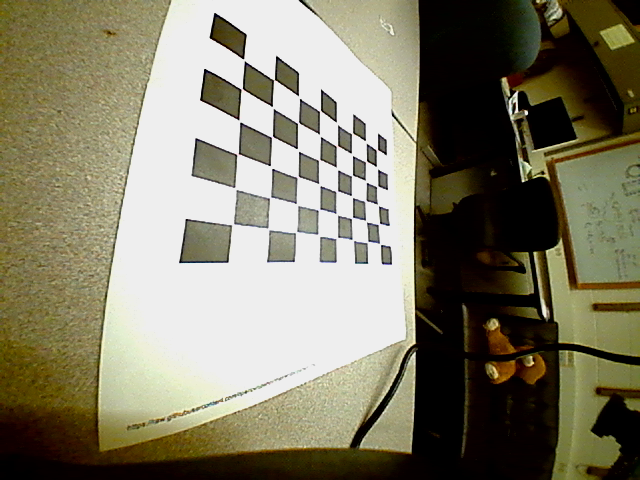
#> input picture LEFT/left0.png, 640 x 480 px; its folder holds only this picture in this run
$ python cb_calib.py
#> lines starting #> are read from the running program, lines starting #| are printed output that depends on the picture; after the words box and inside, x2 and y2 are one past the last pixel; in counts of white or black regions, pixels touching at a corner belong together; long printed decimals are rounded
import numpy as np
import cv2
from glob import glob

CB_SZ = (8,6)

# termination criteria
crit = (cv2.TERM_CRITERIA_EPS | cv2.TERM_CRITERIA_MAX_ITER, 30, 0.001)

objp = np.zeros((CB_SZ[0]*CB_SZ[1], 3), np.float32)
objp[:,:2] = np.mgrid[0:CB_SZ[0], 0:CB_SZ[1]].T.reshape(-1, 2)

objpts = []
imgpts = []

pics = glob('LEFT/*.png')

for pic in pics:
    img = cv2.imread(pic)
#> img is the input picture: shape (480, 640, 3); mean B, G, R 103.1, 124.3, 128.5
    gray = cv2.cvtColor(img, cv2.COLOR_BGR2GRAY)
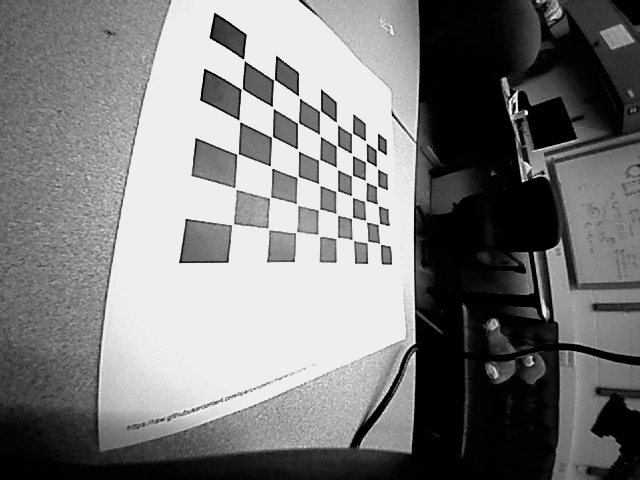
#> gray: shape (480, 640); min 0, max 238, mean 123.1

    ret, corners = cv2.findChessboardCorners(gray, CB_SZ, None)
#> ret = True; corners = 48 rows, first 8: [243.4, 59.19], [274, 79.77], [299.7, 98.32], [320.3, 110.6], [336.3, 121.9], [352.3, 133.2], [365.3, 140.6], [376.9, 149.8]
    if not ret: continue

    objpts.append(objp)
    corners2 = cv2.cornerSubPix(gray, corners, (11,11), (-1,-1), crit)
#> corners2 = 48 rows, first 8: [243.9, 60.04], [274.1, 79.76], [299, 97.21], [320.2, 110.8], [336.8, 123.4], [352.3, 133.2], [373.4, 144.3], [376.8, 148.9]
    imgpts.append(corners2)
    cv2.drawChessboardCorners(img, CB_SZ, corners2, ret)
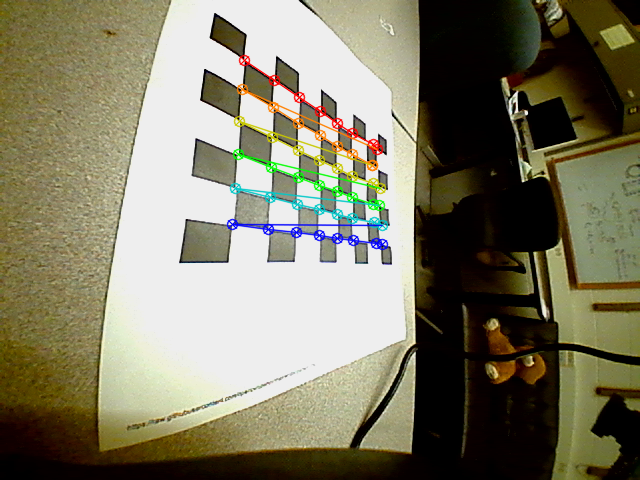
#> img: shape (480, 640, 3); 2.65% of pixels changed, all inside (x1, y1, x2, y2) = (226, 54, 389, 251)
    cv2.imshow('cb', img)
    cv2.waitKey(500)


cv2.destroyAllWindows()

# print(objpts, len(objpts))
# print(imgpts, len(imgpts))

ret, mtx, dist, rvecs, tvecs = cv2.calibrateCamera(objpts, imgpts, gray.shape[::-1], None, None)
#> ret = 2.49; mtx = [[261.6, 0, 291.5], [0, 211.8, 200.9], [0, 0, 1]]; dist = [[0.929, -4.29, -0.0682, -0.00531, 5.83]]; rvecs = ([-0.278, -0.789, 0.141],); tvecs = ([-1.16, -4.15, 7.3],)

print(mtx, dist)
#| [[261.563   0.         291.455]
#|  [  0.         211.831 200.910]
#|  [  0.           0.           1.        ]] [[ 9.28661303e-01 -4.28954691e+00 -6.82344498e-02 -5.31329904e-03
#|    5.83166537e+00]]

for pic in pics:
    test_image = cv2.imread(pic)
    h,w = test_image.shape[:2]
#> h = 480; w = 640
    newmtx, roi = cv2.getOptimalNewCameraMatrix(mtx,dist,(w,h),1,(w,h))
#> newmtx = [[2099.5, 0, 389.2], [0, 887.6, 403], [0, 0, 1]]; roi = (366, 396, 40, 15)
    print(newmtx)
#| [[2.09947496e+03 0.00000000e+00 3.89176014e+02]
#|  [0.00000000e+00 8.87621688e+02 4.03010074e+02]
#|  [0.00000000e+00 0.00000000e+00 1.00000000e+00]]
    dst = cv2.undistort(test_image, mtx, dist) #, None, newmtx)
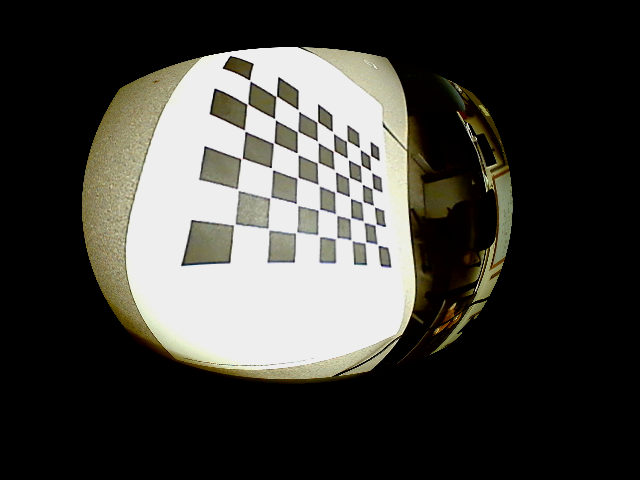
#> dst: shape (480, 640, 3); mean B, G, R 59.2, 64.1, 65
    cv2.imwrite(pic[:-4] + '_UD.jpg', dst)
np.savetxt('LEFT/K.txt', mtx)
np.savetxt('LEFT/N.txt', newmtx)

$ run again, on LEFT/left12.png
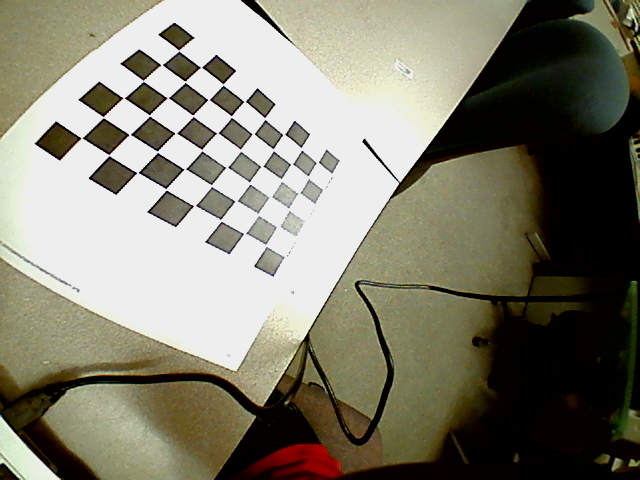
#> input picture LEFT/left12.png, 640 x 480 px
#> img is the input picture: shape (480, 640, 3); mean B, G, R 110.9, 126.6, 129.4
#> `gray = cv2.cvtColor(img, cv2.COLOR_BGR2GRAY)`:
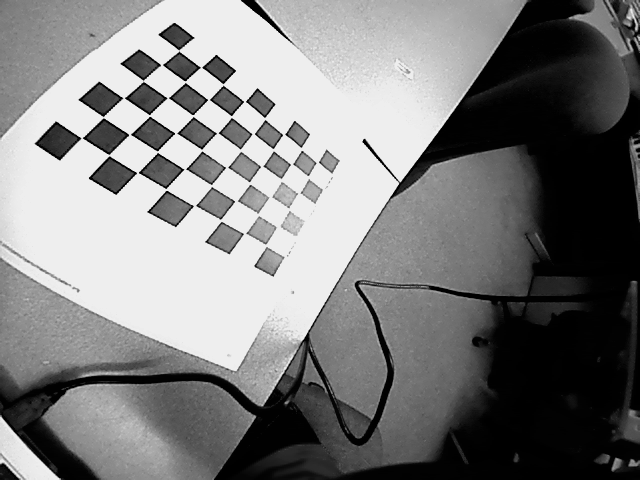
#> gray: shape (480, 640); min 0, max 238, mean 125.6
#> `ret, corners = cv2.findChessboardCorners(gray, CB_SZ, None)`: ret = True; corners = 48 rows, first 8: [178.7, 50.66], [201.1, 66.79], [223, 84.49], [244.5, 100.9], [264.6, 118.3], [283.7, 134.7], [301.2, 149.1], [317.8, 162.1]
#> corners2 = 48 rows, first 8: [178.9, 50.51], [201, 67.23], [223.1, 84.44], [244.6, 101.4], [264.8, 118.5], [283.7, 134.3], [301.4, 148.6], [317.5, 162]
#> img: shape (480, 640, 3); 2.98% of pixels changed, all inside (x1, y1, x2, y2) = (76, 45, 325, 252)
#> `ret, mtx, dist, rvecs, tvecs = cv2.calibrateCamera(objpts, imgpts, gra..`: ret = 0.278; mtx = [[177.8, 0, 318.9], [0, 180, 231.4], [0, 0, 1]]; dist = [[0.209, -0.164, -0.00194, 0.00189, 0.0346]]; rvecs = ([-0.234, -0.34, 0.531],); tvecs = ([-5.74, -7.28, 7.74],)
#| [[177.832   0.         318.936]
#|  [  0.         179.957 231.369]
#|  [  0.           0.           1.        ]] [[ 0.2093 -0.1641 -0.001941  0.00189  0.03455]]
#> newmtx = [[190.4, 0, 320.8], [0, 185.9, 230.1], [0, 0, 1]]; roi = (146, 98, 351, 263)
#| [[190.411   0.         320.756]
#|  [  0.         185.885 230.076]
#|  [  0.           0.           1.        ]]
#> `dst = cv2.undistort(test_image, mtx, dist)`:
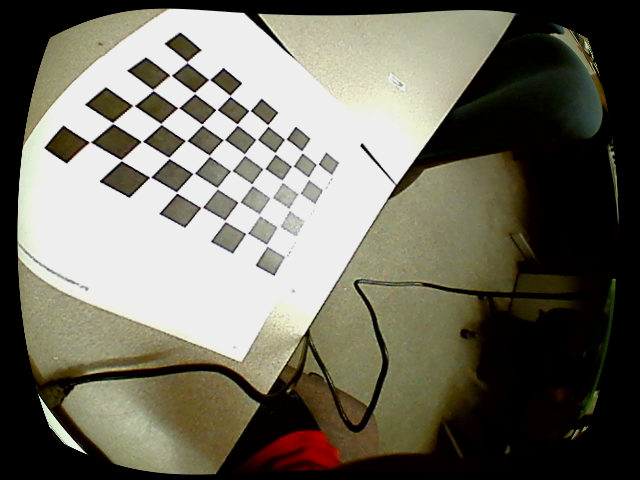
#> dst: shape (480, 640, 3); mean B, G, R 96.1, 108.9, 111.6

$ run again, on LEFT/left13.png
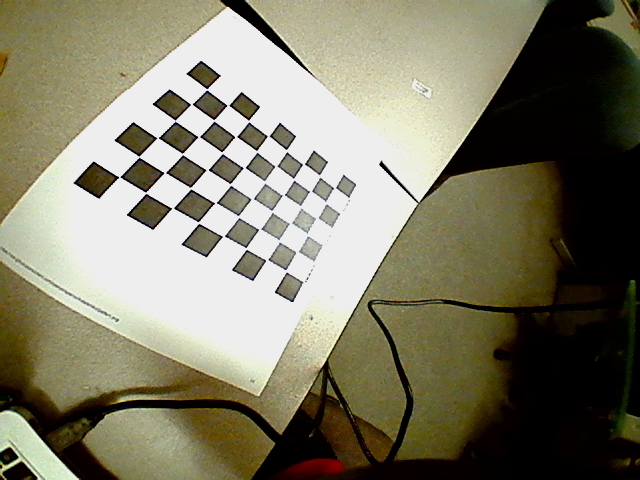
#> input picture LEFT/left13.png, 640 x 480 px
#> img is the input picture: shape (480, 640, 3); mean B, G, R 103.5, 124.1, 127.3
#> `gray = cv2.cvtColor(img, cv2.COLOR_BGR2GRAY)`:
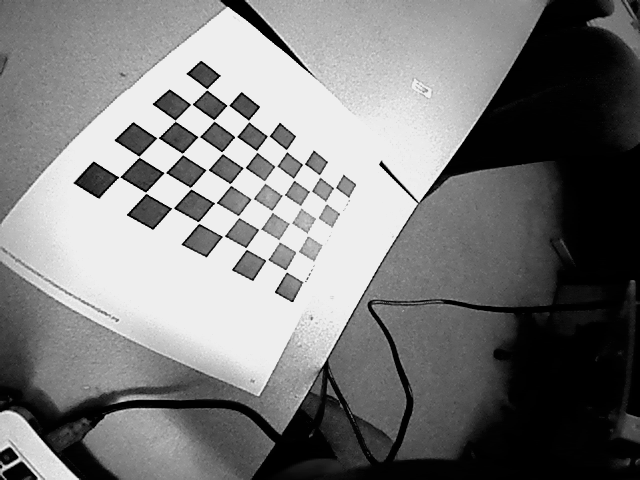
#> gray: shape (480, 640); min 0, max 238, mean 122.7
#> `ret, corners = cv2.findChessboardCorners(gray, CB_SZ, None)`: ret = True; corners = 48 rows, first 8: [206.9, 89.41], [227.9, 105.5], [248.7, 120.9], [268.3, 135.9], [286.4, 150.4], [303.5, 164.1], [319.3, 175.4], [334.8, 187.7]
#> corners2 = 48 rows, first 8: [206.7, 89.37], [227.9, 105.3], [248.6, 120.9], [268.4, 135.9], [286.5, 150.6], [303.6, 163.8], [319.6, 175.9], [334.6, 187.4]
#> img: shape (480, 640, 3); 2.82% of pixels changed, all inside (x1, y1, x2, y2) = (113, 83, 342, 278)
#> `ret, mtx, dist, rvecs, tvecs = cv2.calibrateCamera(objpts, imgpts, gra..`: ret = 0.231; mtx = [[182.9, 0, 317.1], [0, 184.3, 230], [0, 0, 1]]; dist = [[0.261, -0.24, -0.000429, -0.000172, 0.0631]]; rvecs = ([-0.237, -0.279, 0.545],); tvecs = ([-4.79, -6.05, 8.63],)
#| [[182.935   0.         317.118 ]
#|  [  0.         184.342 230.008]
#|  [  0.           0.           1.        ]] [[ 2.60674062e-01 -2.40305061e-01 -4.28749657e-04 -1.72438358e-04
#|    6.30978385e-02]]
#> newmtx = [[215.6, 0, 321.2], [0, 195.4, 229.3], [0, 0, 1]]; roi = (163, 116, 309, 218)
#| [[215.557   0.         321.161]
#|  [  0.         195.360 229.333]
#|  [  0.           0.           1.        ]]
#> `dst = cv2.undistort(test_image, mtx, dist)`:
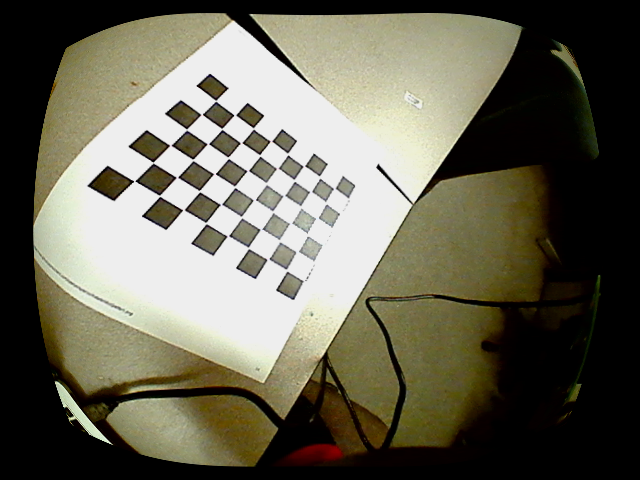
#> dst: shape (480, 640, 3); mean B, G, R 86.1, 102, 104.7

$ run again, on LEFT/left2.png
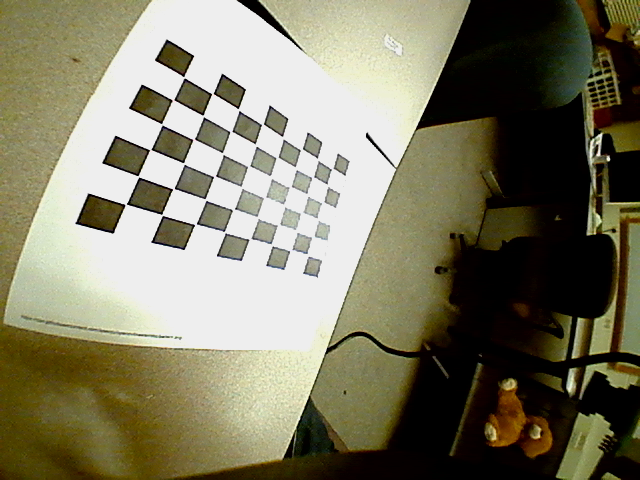
#> input picture LEFT/left2.png, 640 x 480 px
#> img is the input picture: shape (480, 640, 3); mean B, G, R 100.5, 123.3, 126.7
#> `gray = cv2.cvtColor(img, cv2.COLOR_BGR2GRAY)`:
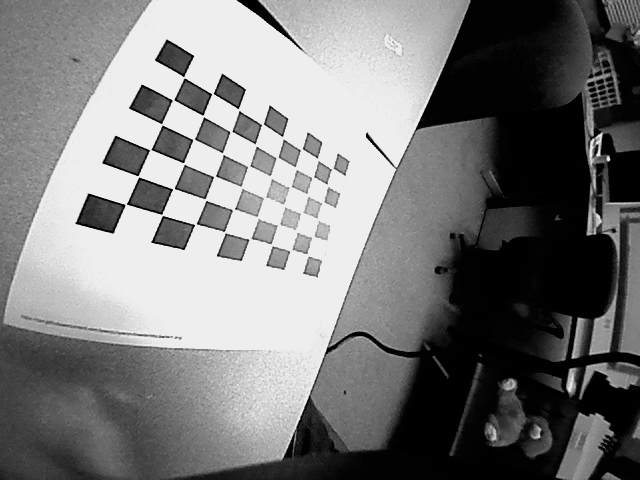
#> gray: shape (480, 640); min 0, max 238, mean 121.7
#> `ret, corners = cv2.findChessboardCorners(gray, CB_SZ, None)`: ret = True; corners = 48 rows, first 8: [184, 77.32], [212.5, 93.61], [238.6, 109.7], [262.8, 124.1], [282.3, 136.7], [300.8, 149.4], [317.5, 158.7], [332.2, 168.7]
#> corners2 = 48 rows, first 8: [184, 77.24], [212.4, 93.63], [238.5, 109.5], [262.5, 124.3], [282.6, 137.5], [301.4, 149.2], [317.6, 159], [332.4, 168.5]
#> img: shape (480, 640, 3); 2.96% of pixels changed, all inside (x1, y1, x2, y2) = (120, 71, 339, 262)
#> `ret, mtx, dist, rvecs, tvecs = cv2.calibrateCamera(objpts, imgpts, gra..`: ret = 0.338; mtx = [[260.6, 0, 319.5], [0, 234.4, 226.8], [0, 0, 1]]; dist = [[0.47, -0.85, -0.00229, 0.00568, 0.459]]; rvecs = ([-0.114, -0.682, 0.307],); tvecs = ([-4.49, -5.47, 9.21],)
#| [[260.639   0.         319.546]
#|  [  0.         234.386 226.839]
#|  [  0.           0.           1.        ]] [[ 0.4703  -0.8498 -0.002292  0.005683  0.4592]]
#> newmtx = [[304.6, 0, 320.1], [0, 251.5, 226.9], [0, 0, 1]]; roi = (208, 130, 219, 176)
#| [[304.607   0.         320.075]
#|  [  0.         251.536 226.935]
#|  [  0.           0.           1.        ]]
#> `dst = cv2.undistort(test_image, mtx, dist)`:
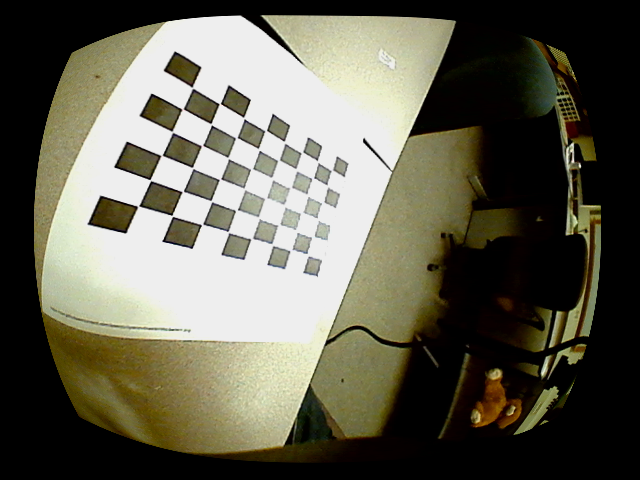
#> dst: shape (480, 640, 3); mean B, G, R 82.5, 97.5, 99.5

$ run again, on LEFT/left1.png
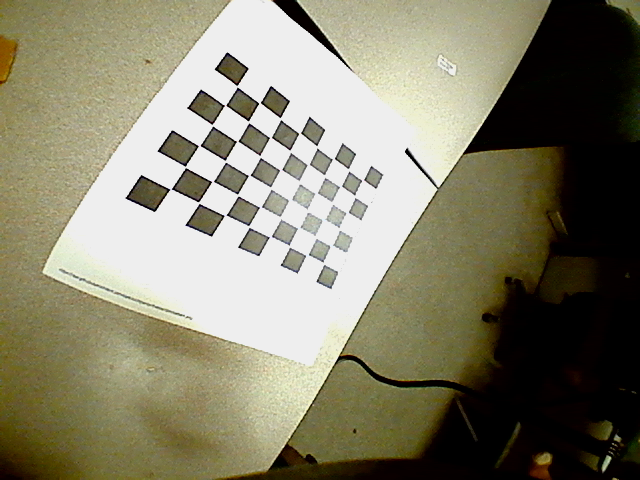
#> input picture LEFT/left1.png, 640 x 480 px
#> img is the input picture: shape (480, 640, 3); mean B, G, R 108.2, 129.5, 132.9
#> `gray = cv2.cvtColor(img, cv2.COLOR_BGR2GRAY)`:
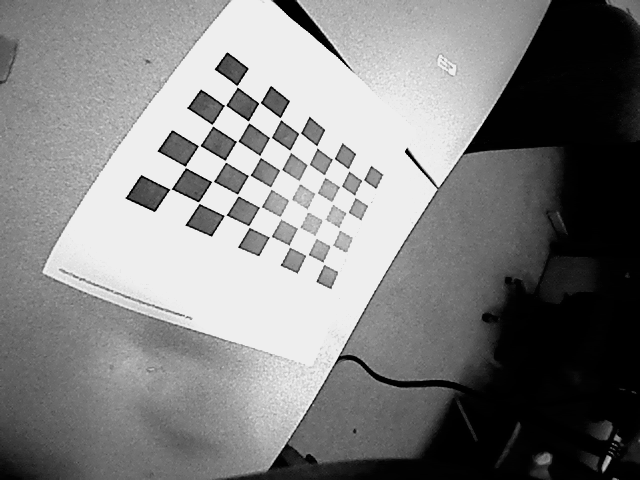
#> gray: shape (480, 640); min 0, max 238, mean 128.1
#> `ret, corners = cv2.findChessboardCorners(gray, CB_SZ, None)`: ret = True; corners = 48 rows, first 8: [236.8, 86.24], [259.4, 102.9], [280.3, 118.5], [299.4, 132.7], [317, 146.5], [333.4, 158.7], [348.3, 168.9], [362.8, 180.3]
#> corners2 = 48 rows, first 8: [237.2, 86.34], [259.5, 102.8], [280.4, 118.6], [299.7, 133.2], [316.8, 146.6], [333.4, 158.7], [348.5, 169.7], [362.7, 180]
#> img: shape (480, 640, 3); 2.71% of pixels changed, all inside (x1, y1, x2, y2) = (165, 80, 370, 270)
#> `ret, mtx, dist, rvecs, tvecs = cv2.calibrateCamera(objpts, imgpts, gra..`: ret = 0.322; mtx = [[159.8, 0, 314.8], [0, 162.1, 230.1], [0, 0, 1]]; dist = [[0.206, -0.134, 0.00192, 0.00438, 0.0174]]; rvecs = ([-0.0874, -0.296, 0.475],); tvecs = ([-3.29, -5.97, 7.28],)
#| [[159.843   0.         314.812]
#|  [  0.         162.126 230.061]
#|  [  0.           0.           1.        ]] [[ 0.206 -0.1336  0.001917  0.004377  0.01741]]
#> newmtx = [[140.2, 0, 350.7], [0, 132.9, 231.6], [0, 0, 1]]; roi = (262, 110, 173, 226)
#| [[140.211   0.         350.707]
#|  [  0.         132.859 231.606]
#|  [  0.           0.           1.        ]]
#> `dst = cv2.undistort(test_image, mtx, dist)`:
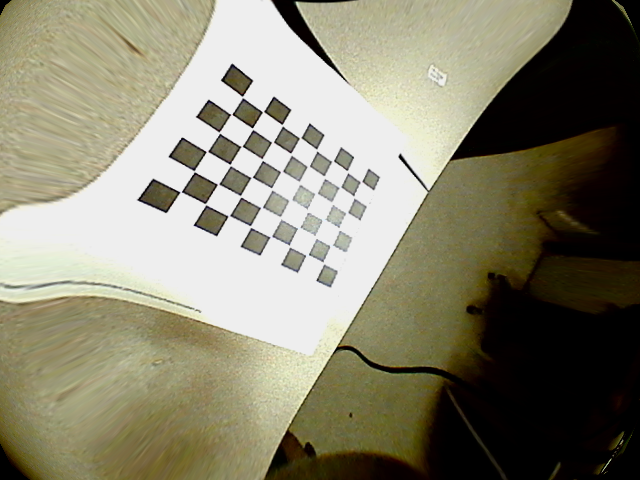
#> dst: shape (480, 640, 3); mean B, G, R 111.3, 131.8, 135.2
